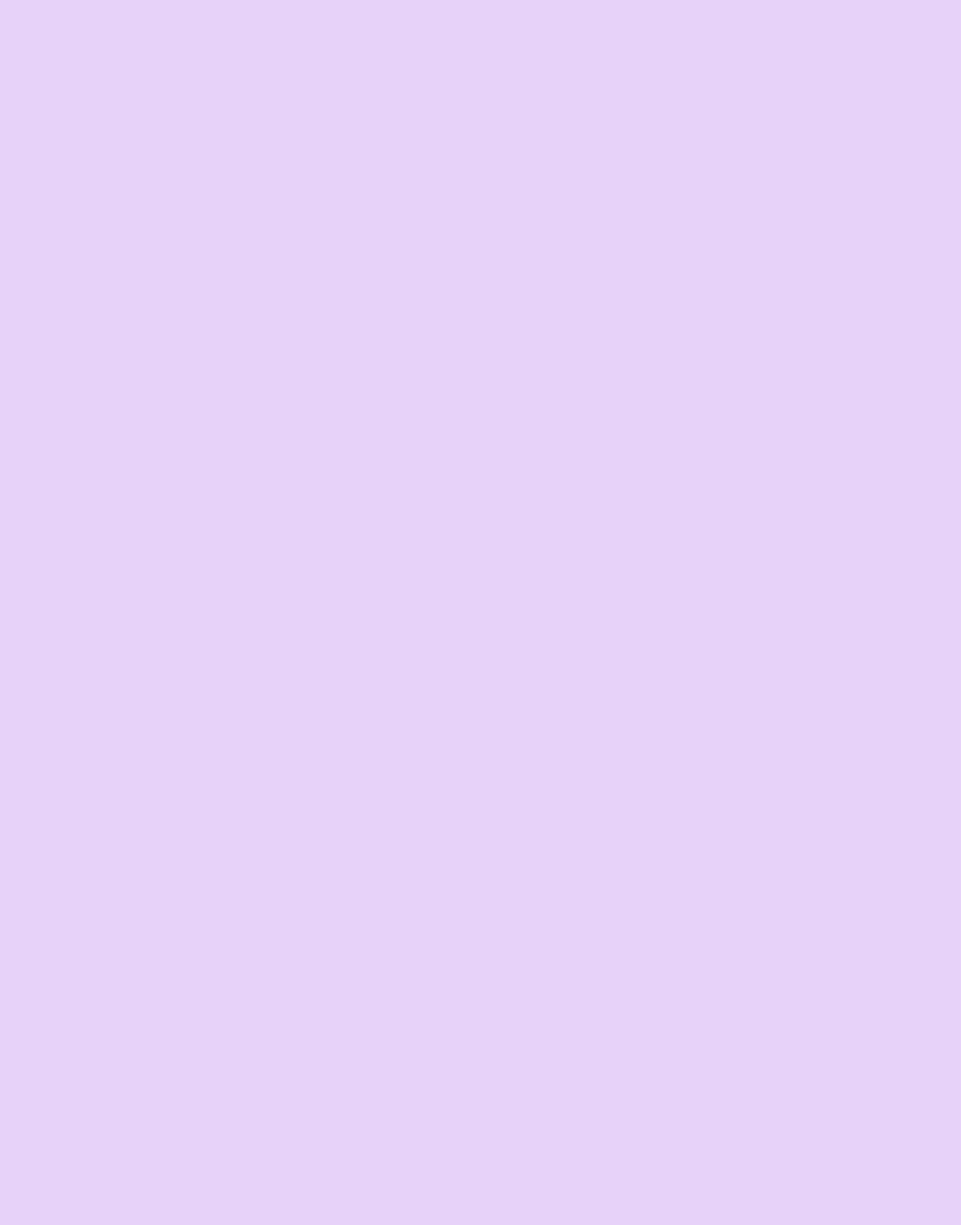
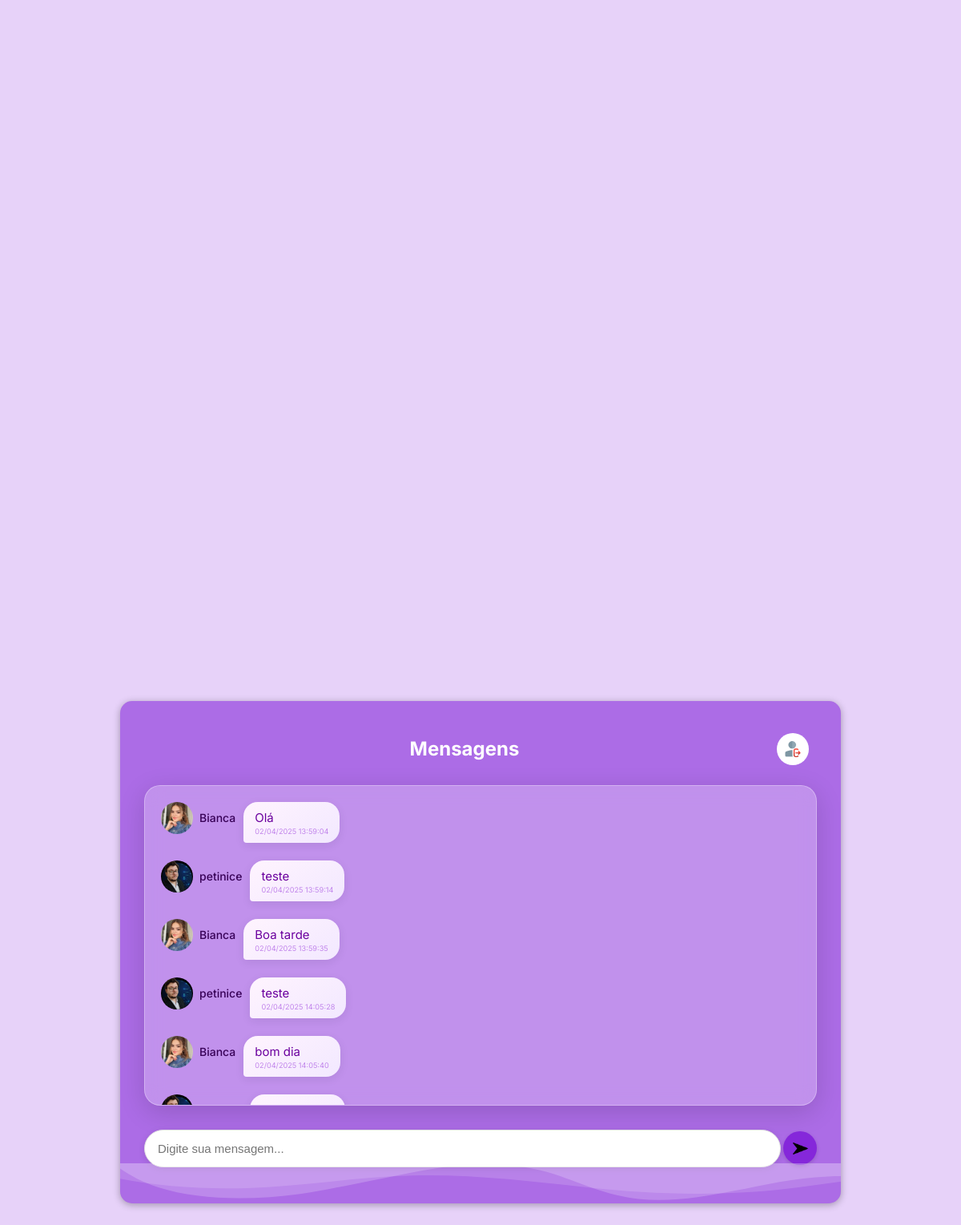
Screenshot of /mensagem (signed in) with the database file from the repository (2 pictures, top to bottom).
### tables this page shows
CREATE TABLE "tb_chat" (
	"id"	INTEGER NOT NULL,
	"id_usuario"	INTEGER NOT NULL,
	"mensagem"	TEXT,
	"data_hora"	TEXT,
	"imagem"	TEXT,
	PRIMARY KEY("id")
);

CREATE TABLE "tb_login" (
	"id"	INTEGER NOT NULL,
	"senha"	TEXT,
	"nome_usuario"	TEXT,
	"imagem"	TEXT,
	"telefone"	TEXT,
	PRIMARY KEY("id")
);

### run.py (the view, shortened to what this page needs)
@app.route('/mensagem', methods=['GET', 'POST'])
def mensagem():
    if 'usuario' not in session:
        return redirect('/')
    if 'mensagem_enviada' in session and session['mensagem_enviada']:
        del session['mensagem_enviada']
    return render_template('chat.html', usuario=session['usuario'], imagem=session.get('imagem', ''), mensagens=get_mensagens())

### run.py (called while the page is built)
def get_mensagens():
    with sqlite3.connect('models/chatbanco.db') as conexao:
        cursor = conexao.execute(
            """
            SELECT tb_chat.mensagem, tb_login.nome_usuario, tb_chat.data_hora, tb_login.imagem
            FROM tb_chat
            JOIN tb_login ON tb_chat.id_usuario = tb_login.id
            ORDER BY tb_chat.id ASC
            """
        )
        mensagens = [
            (msg or "", user or "Usuário Desconhecido", datetime.strptime(data, '%Y-%m-%d %H:%M:%S').strftime('%d/%m/%Y %H:%M:%S') if data else "Sem data", img or "")
            for msg, user, data, img in cursor.fetchall()
        ]
    return mensagens

### templates/chat.html (shortened to what this page needs)
<!DOCTYPE html>
<html lang="pt-br">
<head>
    <link rel="stylesheet" href="../static/styles/estilo3.css">
</head>
<body>
    <div class="chat-container">
        <div class="chat-header">
            <h2 class="chat-title">Mensagens</h2>
            <a href="/logout" class="logout-button">
                <img src="/static/assets/sair.png" alt="Sair" width="20px">
            </a>
        </div>
        <div class="chat-box">
            <div class="messages">
                {% for mensagem in mensagens %}
                <div class="message">
                    <div class="message-user">
                        <img src="{{ url_for('static', filename='uploads/' + mensagem[3]) }}" alt="Perfil" class="profile-pic">
                        <span>{{ mensagem[1] }}</span>
                    </div>
                    <div class="message-text">
                        {{ mensagem[0] }}
                        <div class="message-time">
                            <small>{{ mensagem[2] }}</small>
                        </div>
                    </div>
                </div>
                {% endfor %}
            </div>
        </div>
        <div class="send-message">
            <form action="/mensagem" method="post">
                <input type="text" name="msgg" placeholder="Digite sua mensagem..." required>
                <button class="send-button" type="submit" <i class="fa fa-paper-plane"></i>
                    <img src="/static/assets/enviarbtn.png" width="21px" alt="Enviar">
                </button>
            </form>
        </div>
    </div>
</body>
</html>

### static/styles/estilo3.css (style rules this page uses)
:root { --primary-color: #e7d2f9; --purple-bg: #8527da; --input-bg: rgba(255, 255, 255, 0.1); --white: #FFFFFF; --light-text: rgba(255, 255, 255, 0.7); --button-bg: #FFFFFF; --button-text: #8527da; --wave-height: 60px; --chat-bg: rgba(255, 255, 255, 0.26); }
:root { --primary-color: #e7d2f9; --purple-bg: #8527da; --input-bg: rgba(255, 255, 255, 0.1); --white: #FFFFFF; --light-text: rgba(255, 255, 255, 0.7); --button-bg: #FFFFFF; --button-text: #8527da; --wave-height: 80px; --chat-bg: rgba(255, 255, 255, 0.26); }
* { margin: 0; padding: 0; box-sizing: border-box; }
body { height: 100vh; font-family: 'Inter', sans-serif; background-color: var(--primary-color); display: flex; justify-content: center; align-items: center; overflow: hidden; position: relative; }
.chat-container { width: 95%; max-width: 900px; background: #ac6ce6; border-radius: 15px; padding: 30px; box-shadow: 0 2px 10px rgba(0, 0, 0, 0.3); display: flex; flex-direction: column; z-index: 1; margin: 20px auto; position: relative; overflow: hidden; }
.chat-container::after { content: ''; position: absolute; bottom: 0; left: 0; right: 0; height: var(--wave-height); background-repeat: repeat-x; background-size: 1200px var(--wave-height); animation: wave 15s linear infinite; z-index: 0; pointer-events: none; border-radius: 0 0 15px 15px; }
.chat-header { display: flex; align-items: center; justify-content: space-between; padding: 10px; margin-bottom: 15px; }
.chat-title { flex-grow: 1; text-align: center; color: var(--white); font-size: clamp(16px, 3vw, 24px); font-family:'Inter', sans-serif; }
.profile-pic { width: 40px; height: 40px; border-radius: 50%; object-fit: cover; }
.logout-button { background: var(--button-bg); width: 40px; height: 40px; border-radius: 50%; display: flex; justify-content: center; align-items: center; cursor: pointer; transition: all 0.3s ease; color: var(--button-text); font-weight: bold; border: none; }
.messages { height: 50vh; min-height: 300px; max-height: 400px; overflow-y: auto; padding: 20px; border-radius: 20px; background: rgba(255, 255, 255, 0.25); box-shadow: 0 8px 32px rgba(0, 0, 0, 0.15); backdrop-filter: blur(12px); -webkit-backdrop-filter: blur(12px); border: 1px solid rgba(255, 255, 255, 0.3); margin-bottom: 20px; scroll-behavior: smooth; position: relative; }
.messages > * { position: relative; z-index: 1; }
.message { display: flex; align-items: flex-start; margin-bottom: 18px; animation: fadeIn 0.3s ease forwards; }
.message-user { display: flex; align-items: center; color: #370056; margin-right: 10px; gap: 8px; font-weight: 500; font-size: 14px; }
.message-text { background: linear-gradient(145deg, #fff4fe, #f2e8ff); padding: 12px 18px 22px 18px; border-radius: 18px 18px 18px 4px; color: #6b009e; max-width: 75%; font-size: 15px; word-break: break-word; box-shadow: 0 3px 12px rgba(0, 0, 0, 0.08); position: relative; transition: 0.3s ease; }
.message-text { background: linear-gradient(145deg, #fff4fe, #f2e8ff); padding: 10px 14px 8px 14px; border-radius: 18px 18px 18px 4px; color: #6b009e; max-width: 75%; font-size: 15px; word-break: break-word; box-shadow: 0 3px 12px rgba(0, 0, 0, 0.08); position: relative; margin-bottom: 4px; }
.message-time { font-size: 11px; color: #b46ce6; opacity: 0.8; }
.send-message { display: flex; align-items: center; width: 100%; margin-bottom: 15px; position: relative; padding-top: 10px; }
.send-message form { display: flex; width: 100%; gap: 8px; align-items: center; }
.send-message input { flex: 1; padding: 14px 16px; border: none; border-radius: 24px; background: #ffffff; color: #333; font-size: 15px; outline: none; transition: all 0.3s ease; box-shadow: 0 2px 8px rgba(0, 0, 0, 0.1); border: 1px solid #e0e0e0; margin-bottom: 0; }
.send-button { background: var(--purple-bg); color: white; border: none; width: 42px; height: 42px; border-radius: 50%; display: flex; justify-content: center; align-items: center; cursor: pointer; transition: all 0.3s ease; box-shadow: 0 2px 5px rgba(0, 0, 0, 0.15); flex-shrink: 0; margin-left: -5px; }
.send-button img { transition: transform 0.3s ease; }
.chat-container::after { height: 50px; background-size: 1200px 50px; }

### rows the page displays
tb_chat: imagem (picture), nome_usuario "Bianca", mensagem "Olá", data_hora "02/04/2025 13:59:04"
tb_chat: imagem (picture), nome_usuario "petinice", mensagem "teste", data_hora "02/04/2025 13:59:14"
tb_chat: imagem (picture), nome_usuario "Bianca", mensagem "Boa tarde", data_hora "02/04/2025 13:59:35"
tb_chat: imagem (picture), nome_usuario "petinice", mensagem "teste", data_hora "02/04/2025 14:05:28"
tb_chat: imagem (picture), nome_usuario "Bianca", mensagem "bom dia", data_hora "02/04/2025 14:05:40"
tb_chat: imagem (picture)
